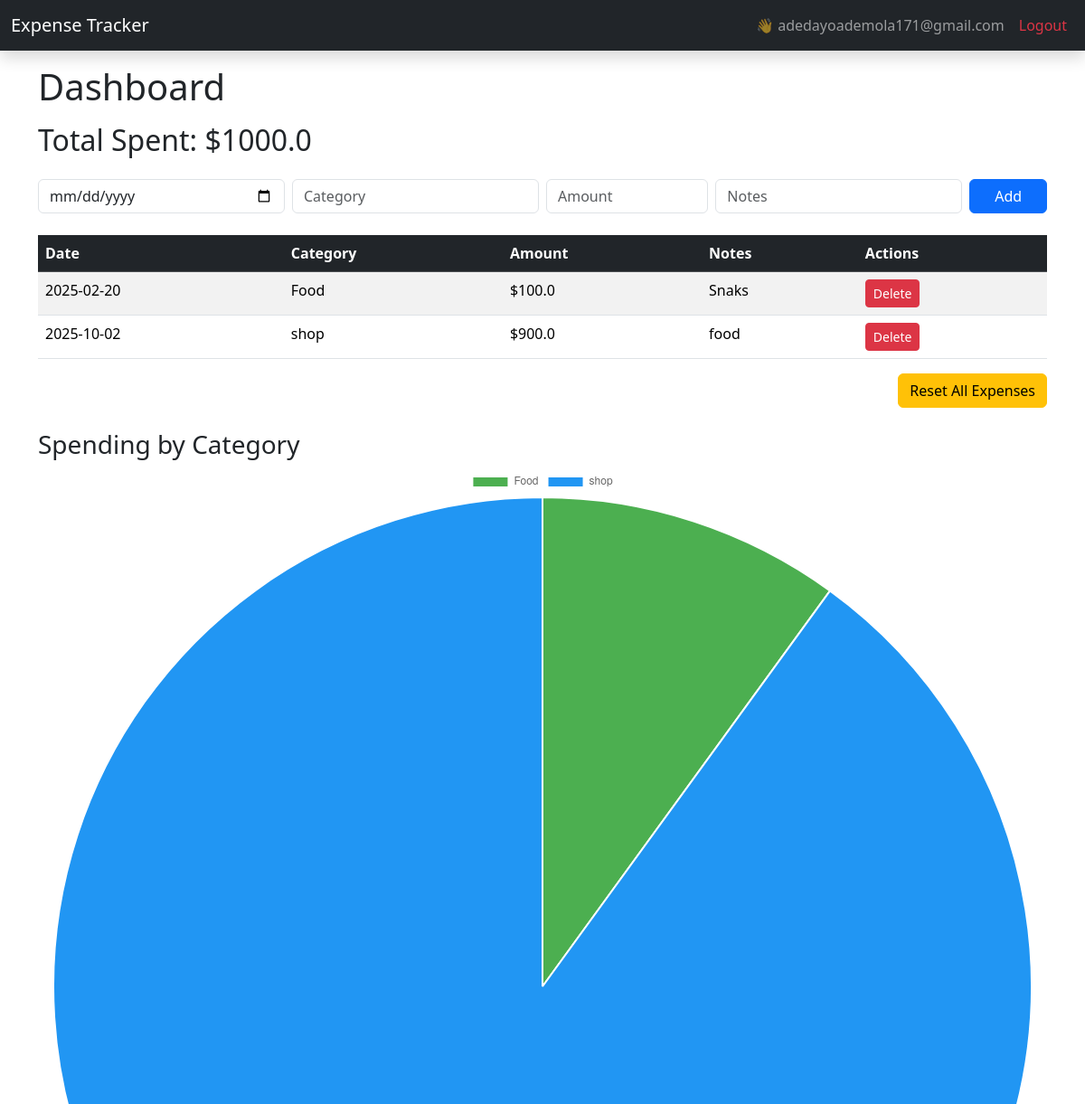
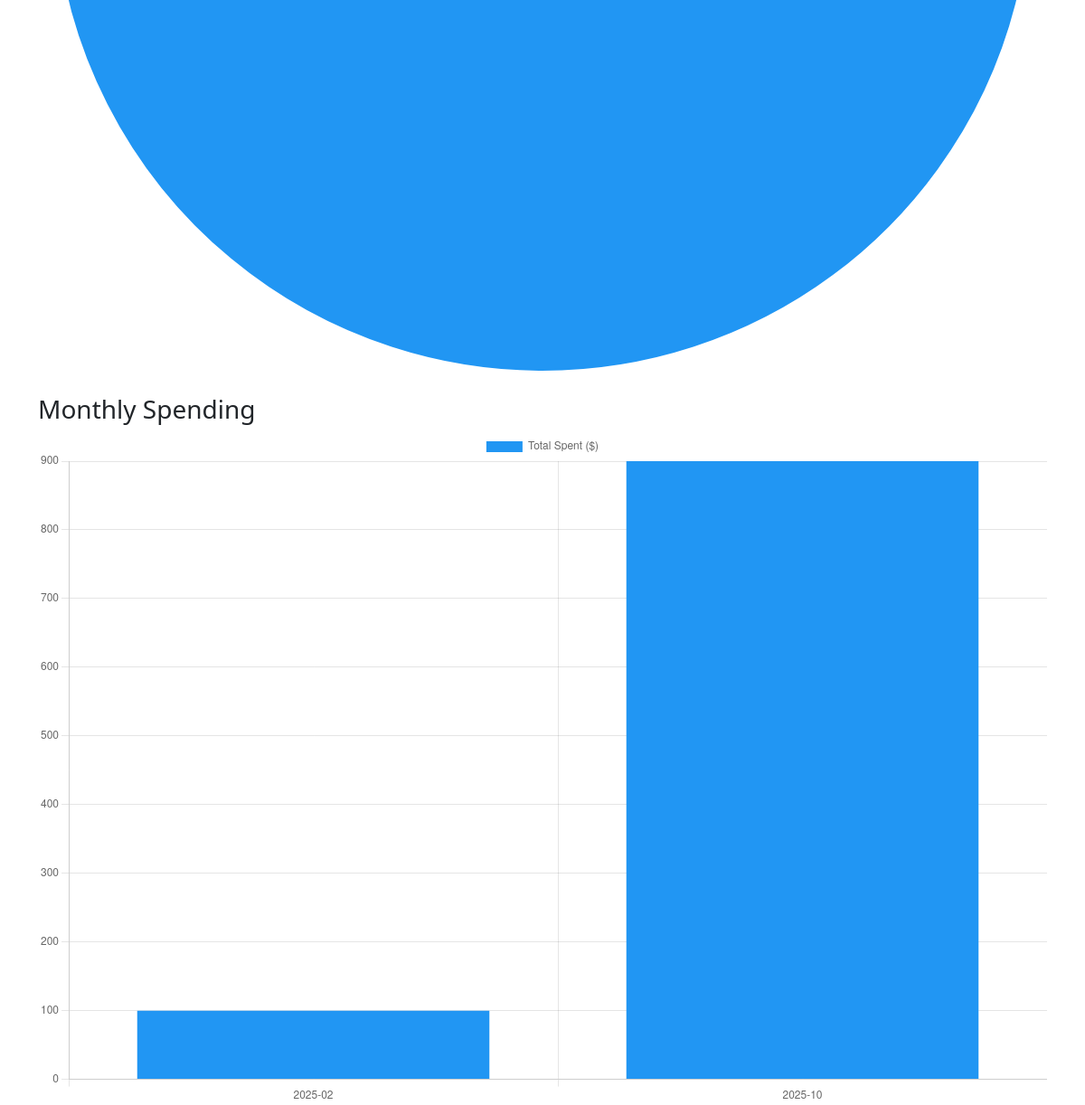
Screenshot of / (signed in) with the database file from the repository (2 pictures, top to bottom).
### models.py (models this page shows)
class User(db.Model, UserMixin):
    id = db.Column(db.Integer, primary_key=True)
    username = db.Column(db.String(80), unique=True, nullable=False)
    password = db.Column(db.String(200), nullable=False)
    expenses = db.relationship('Expense', backref='user', lazy=True)

class Expense(db.Model):
    id = db.Column(db.Integer, primary_key=True)
    date = db.Column(db.Date, nullable=False)
    category = db.Column(db.String(100), nullable=False)
    amount = db.Column(db.Float, nullable=False)
    notes = db.Column(db.String(200))
    user_id = db.Column(db.Integer, db.ForeignKey('user.id'), nullable=False)  # 👈 link to user

### app.py (the view)
@app.route('/')
@login_required
def index():
    expenses = Expense.query.filter_by(user_id=current_user.id).all()
    total = sum(e.amount for e in expenses)
    monthly_data = (
        db.session.query(
            func.strftime("%Y-%m", Expense.date).label("month"),
            func.sum(Expense.amount).label("total")
        )
        .filter(Expense.user_id == current_user.id)
        .group_by("month")
        .all()
    )
    monthly_totals = {m: t for m, t in monthly_data}
    return render_template(
        "index.html",
        expenses=expenses,
        total=total,
        monthly_totals=monthly_totals
    )

### app.py (called while the page is built)
@login_manager.user_loader
def load_user(user_id):
    return User.query.get(int(user_id))

### templates/index.html (shortened to what this page needs)
{% extends "base.html" %}
{% block content %}
<h1 class="mb-3">Dashboard</h1>
<h2>Total Spent: ${{ total }}</h2>
<form method="post" action="{{ url_for('add_expense') }}" class="row g-2 mt-3">
    <div class="col-6 col-md-3">
        <input type="date" name="date" class="form-control" required>
    </div>
    <div class="col-6 col-md-3">
        <input type="text" name="category" class="form-control" placeholder="Category" required>
    </div>
    <div class="col-6 col-md-2">
        <input type="number" name="amount" step="0.01" class="form-control" placeholder="Amount" required>
    </div>
    <div class="col-6 col-md-3">
        <input type="text" name="notes" class="form-control" placeholder="Notes">
    </div>
    <div class="col-12 col-md-1">
        <button type="submit" class="btn btn-primary w-100">Add</button>
    </div>
</form>
<div class="table-responsive mt-4">
    <table class="table table-striped">
        <thead class="table-dark">
            <tr>
                <th>Date</th>
                <th>Category</th>
                <th>Amount</th>
                <th>Notes</th>
                <th>Actions</th>
            </tr>
        </thead>
        <tbody>
            {% for expense in expenses %}
            <tr>
                <td>{{ expense.date }}</td>
                <td>{{ expense.category }}</td>
                <td>${{ expense.amount }}</td>
                <td>{{ expense.notes }}</td>
                <td>
                    <form method="post" action="{{ url_for('delete_expense', expense_id=expense.id) }}" style="display:inline;">
                        <button type="submit" class="btn btn-sm btn-danger">Delete</button>
                    </form>
                </td>
            </tr>
            {% endfor %}
        </tbody>
    </table>
</div>
<div class="d-flex justify-content-end mb-4">
    <form method="post" action="{{ url_for('reset_expenses') }}">
        <button type="submit" class="btn btn-warning">Reset All Expenses</button>
    </form>
</div>
<h3>Spending by Category</h3>
<canvas id="expenseChart" height="200"></canvas>
<h3 class="mt-4">Monthly Spending</h3>
<canvas id="monthlyChart" height="200"></canvas>
<script>
    // Pie Chart
    const categories = {{ expenses | map(attribute='category') | list | tojson }};
    const amounts = {{ expenses | map(attribute='amount') | list | tojson }};
    const dataByCategory = {};
    categories.forEach((cat, i) => {
        dataByCategory[cat] = (dataByCategory[cat] || 0) + amounts[i];
    });
    new Chart(document.getElementById('expenseChart'), {
        type: 'pie',
        data: {
            labels: Object.keys(dataByCategory),
            datasets: [{
                data: Object.values(dataByCategory),
                backgroundColor: ['#4CAF50','#2196F3','#FF9800','#E91E63','#9C27B0']
            }]
        }
    });
    // Bar Chart
    const monthlyLabels = {{ monthly_totals.keys() | list | tojson }};
    const monthlyValues = {{ monthly_totals.values() | list | tojson }};
    new Chart(document.getElementById('monthlyChart'), {
        type: 'bar',
        data: {
            labels: monthlyLabels,
            datasets: [{
                label: 'Total Spent ($)',
                data: monthlyValues,
                backgroundColor: '#2196F3'
            }]
        },
        options: { scales: { y: { beginAtZero: true } } }
    });
</script>
{% endblock %}

### templates/base.html (shortened to what this page needs)
<!DOCTYPE html>
<html lang="en">
<head>
    <link rel="stylesheet" href="https://cdn.jsdelivr.net/npm/bootstrap@5.3.2/dist/css/bootstrap.min.css">
</head>
<body>
    <nav class="navbar navbar-expand-lg navbar-dark bg-dark sticky-top shadow">
        <div class="container-fluid">
            <a class="navbar-brand" href="{{ url_for('index') }}">Expense Tracker</a>
            <div class="collapse navbar-collapse" id="navbarNav">
                <ul class="navbar-nav ms-auto">
                    {% if current_user.is_authenticated %}
                        <li class="nav-item">
                            <span class="nav-link">👋 {{ current_user.username }}</span>
                        </li>
                        <li class="nav-item">
                            <a class="nav-link text-danger" href="{{ url_for('logout') }}">Logout</a>
                        </li>
                    {% endif %}
                </ul>
            </div>
        </div>
    </nav>
    <div class="container mt-3">
        {% block content %}{% endblock %}
    </div>
</body>
</html>

### rows the page displays
User: username "adedayoademola171@gmail.com"
Expense: date "2025-02-20", category "Food", amount "100.0", notes "Snaks"
Expense: date "2025-10-02", category "shop", amount "900.0", notes "food"

### other values shown
{{ total }} "1000.0"
chart data {{ expenses | map(attribute='category') | list | tojson }} ["Food", "shop"]
chart data {{ expenses | map(attribute='amount') | list | tojson }} [100.0, 900.0]
chart data {{ monthly_totals.keys() | list | tojson }} ["2025-02", "2025-10"]
chart data {{ monthly_totals.values() | list | tojson }} [100.0, 900.0]
